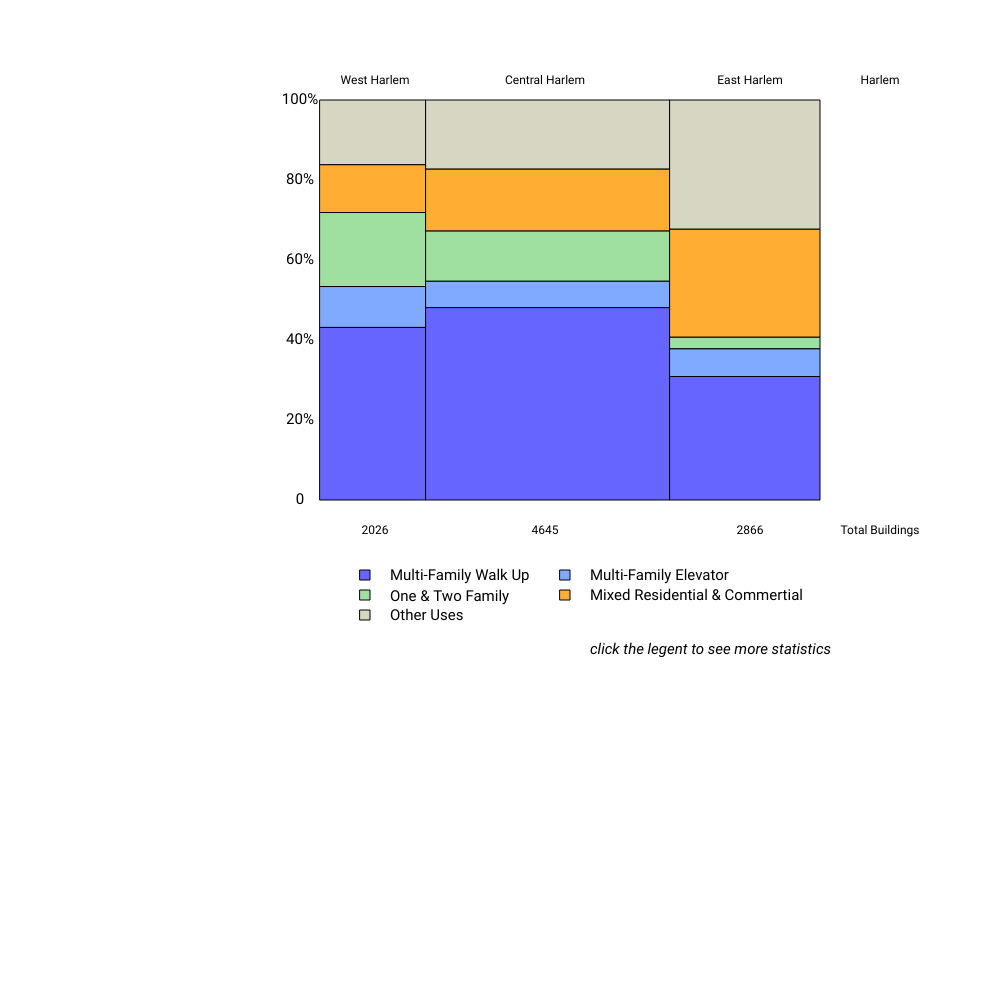
Frame 1 (no input)
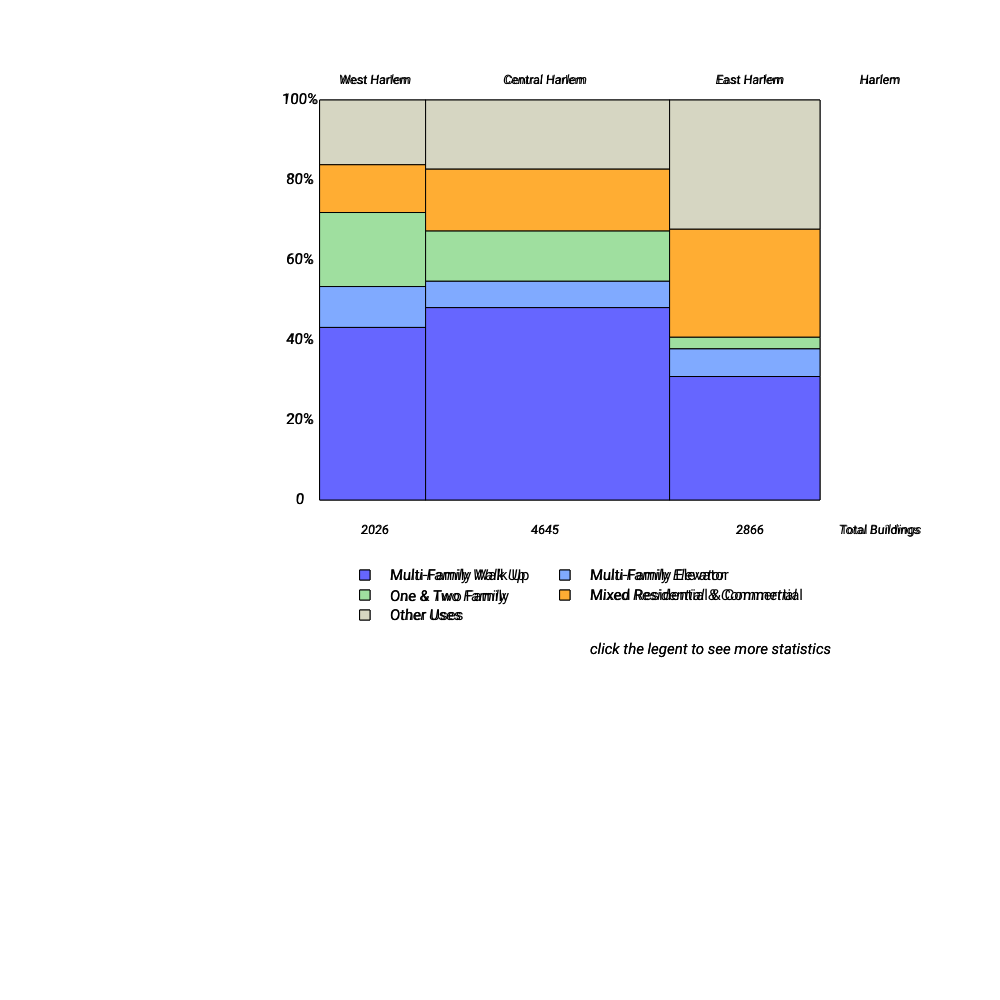
Frame 2 (the mouse pressed at the canvas centre, redrawn once)

The p5.js sketch that drew these frames (run headless with seeded random() and noise() and a simulated clock; the mouse was pressed at the canvas centre and the sketch redrawn once):

// p5.js sketch
// ── sketch.js
var leftX = 320;
var rightX = 820;
var bottomY = 600;
var topY = 100;
var percentage = ["100%", "80%", "60%", "40%", "20%", "0"];
var district = ["West Harlem", "Central Harlem", "East Harlem"];
var selectedButton;
var number1 = [0.1619, 0.1194, 0.1851, 0.1022, 0.4314];
var number2 = [0.1729, 0.1548, 0.1255, 0.0659,0.4809];
var number3 = [0.3231, 0.2701, 0.0290, 0.0691, 0.3087];

function setup() {
  createCanvas(1000, 1000);
  textFont('Roboto');
  noLoop();
}

// ***** Draw labels function ***** //
function drawLabels() {
  fill(0);
  textAlign(CENTER, CENTER);
  text('West Harlem', 375, 80);
  text('Central Harlem', 545, 80);
  text('East Harlem', 750, 80);
  text('Harlem', 880, 80);
  text('Total Buildings', 880, 530);
  text('2026', 375, 530);
  text('4645', 545, 530);
  text('2866', 750, 530);
  for (var i = 0; i < percentage.length; i++) {
    textSize(15);
    fill(0);
    text(percentage[i], 300, 100 + 80 * i);
    }
  textAlign(LEFT, CENTER);
  text('Multi-Family Walk Up', 390, 576);
  text('Multi-Family Elevator', 590, 576);
  text('One & Two Family', 390, 597);
  text('Mixed Residential & Commertial', 590, 596);
  text('Other Uses', 390, 616);
  textStyle(ITALIC);
  text('click the legent to see more statistics', 590, 650);

  }
// ***** Draw chart function ***** //
function drawchart(){

   var startingY1;
   startingY1 = topY;
    for (var i = 0; i < 5; i++) {
      if (i == 0){
      fill (214, 214, 194);
      }
      else if (i == 1){
      fill (255, 173, 51);
      }
      else if (i == 2){
      fill (159, 223, 159);
      }
      else if (i == 3){
      fill (128, 170, 255);
      }
      else{
      fill(102, 102, 255);
      }
      stroke(0);

      rect(leftX, startingY1, 106, map(number1[i], 0, 1, 0, 400));
      startingY1 = startingY1 + map(number1[i], 0, 1, 0, 400);
    }

    var startingY2;
    startingY2 = topY;
    for (var i = 0; i < 5; i++) {
      if (i == 0){
      fill (214, 214, 194);
      }
      else if (i == 1){
      fill (255, 173, 51);
      }
      else if (i == 2){
      fill (159, 223, 159);
      }
      else if (i == 3){
      fill (128, 170, 255);
      }
      else{
      fill(102, 102, 255);
      }
      stroke(0);

      rect(leftX + 106, startingY2, 244, map(number2[i], 0, 1, 0, 400));
      startingY2 = startingY2 + map(number2[i], 0, 1, 0, 400);
    }

    var startingY3;
    startingY3 = topY;
    for (var i = 0; i < 5; i++) {
      if (i == 0){
      fill (214, 214, 194);
      }
      else if (i == 1){
      fill (255, 173, 51);
      }
      else if (i == 2){
      fill (159, 223, 159);
      }
      else if (i == 3){
      fill (128, 170, 255);
      }
      else{
      fill(102, 102, 255);
      }
      stroke(0);

      rect(leftX + 350, startingY3, 150, map(number3[i], 0, 1, 0, 400));
      startingY3 = startingY3 + map(number3[i], 0, 1, 0, 400);
    }

    fill(102, 102, 255);
    rect (360, 570, 10, 10);
    fill(128, 170, 255);
    rect (560, 570, 10, 10);
    fill(159, 223, 159);
    rect (360, 590, 10, 10);
    fill(255, 173, 51);
    rect (560, 590, 10, 10);
    fill(214, 214, 194);
    rect (360, 610, 10, 10);
    fill(0, 102, 153);

  }


 function draw() {
      drawLabels();
      drawchart();
  }

function mousePressed() {

    textAlign(CENTER, CENTER);
    textSize(13);
    noStroke();
    fill(0);
     var startingY1;
     startingY1 = topY;
     var startingY2;
     startingY2 = topY;
     var startingY3;
     startingY3 = topY;
     var buttonLabels1 = ["16.19%", "11.94%", "18.51%", "10.22%", "43.14"];
     var buttonLabels2 = ["17.29%", "15.48%", "12.55%", "6.59%", "48.09%"];
     var buttonLabels3 = ["32.31%", "27.01%", "2.90%", "6.91%", "30.87%"];
     var number1 = [0.1619, 0.1194, 0.1851, 0.1022, 0.4314];
     var number2 = [0.1729, 0.1548, 0.1255, 0.0659,0.4809];
     var number3 = [0.3231, 0.2701, 0.0290, 0.0691, 0.3087];

   if (mouseX > 360 && mouseX < 550 && mouseY > 560 && mouseY < 580) {
      print('hello....4');
      selectedButton = 0;

      text("43.14%", 380, 500 - 172.56/2);
      text("48.09%", 550, 500 - 192.36/2);
      text("30.87%", 755, 500 - 123.48/2);
      text("41.87%", 880, 500 - 123.48/2);

      }
    else if (mouseX > 560 && mouseX < 800 && mouseY > 560 && mouseY < 580) {
      print('hello....5');
      selectedButton = 1;
      text("10.22%", 375, 500 - 172.56- 40.88/2);
      text("6.59%", 545, 500 - 192.36 - 26.36/2);
      text("6.91%", 750, 500 - 123.48 - 27.64/2);
      text("7.45%", 880, 500 - 123.48 - 27.64/2);

      }
    else if (mouseX > 360 && mouseX < 550 && mouseY > 590 && mouseY < 605) {
      print('hello....6');
      selectedButton = 2;
      text("18.51%", 375, 500 - 172.56 - 40.88 - 74.04/2);
      text("12.55%", 545, 500 - 192.36 - 26.36 - 50.2/2);
      text("2.90%", 750, 500 - 123.48 - 27.64 - 11.6/2);
      text("10.92%", 880, 500 - 123.48 - 27.64 - 11.6/2);
      }
    else if (mouseX > 560 && mouseX < 800 && mouseY > 590 && mouseY < 605) {
      print('hello....7');
      selectedButton = 3;
      text("11.94%", 375, 500 - 172.56 - 40.88 - 74.04 - 47.76/2);
      text("15.48%", 545, 500 - 192.36 - 26.36 - 50.2 - 61.92/2);
      text("27.01%", 750, 500 - 123.48 - 27.64 - 11.6 - 108.4/2);
      text("18.19%", 880, 500 - 123.48 - 27.64 - 11.6 - 108.4/2);
      }
    else if (mouseX > 360 && mouseX < 550 && mouseY > 610 && mouseY < 625) {
      print('hello....8');
      selectedButton = 4;
      text("16.19%", 375, 500 - 172.56 - 40.88 - 74.04 - 47.76 - 64.76/2);
      text("17.29%", 545, 500 - 192.36 - 26.36 - 50.2 - 61.92 - 69.16/2);
      text("32.31%", 750, 500 - 123.48 - 27.64 - 11.6 - 108.4 - 129.24/2);
      text("21.57%", 880, 500 - 123.48 - 27.64 - 11.6 - 108.4 - 129.24/2);
      }

  }
